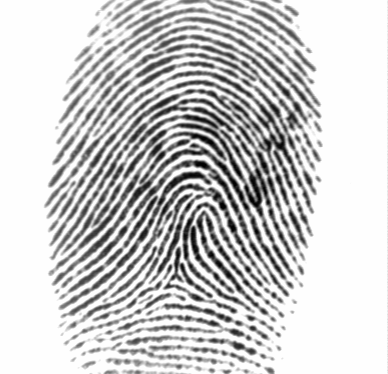
%> input picture previous_code/data/img/1_1.tif, 388 x 374 px
$ octave --eval "result = GetPoint(imread('data/img/1_1.tif'));"   (GNU Octave 9; MATLAB toolbox functions it lacks are replaced by stand-ins)
%> lines starting %> are read from the running program, lines starting %| are printed output that depends on the picture; in (x1, y1, x2, y2) boxes, pixels count from 0 and x2, y2 are one past the last pixel; in counts of white or black regions, pixels touching at a corner belong together; the program's own positions count from 1
### previous_code/Front.m
function [front_mask, front_binary] = Front(input_image)
    % 输入：double图像
    % 输出：front_mask以0为底（黑底，前景为1），front_binary以1为底（白底）

    [mask1, mask2] = FindFingerprint(input_image, 32, 8);
    I = im2double(input_image) .* 255 .* mask1;

    % 区域直方图均衡
    % mex CLocalHistEq.c
    % I = imresize(CLocalHistEq(I), size(I));

    I = uint8(mask2 .* 255 + I);

    % 高斯平滑
    % I = imgaussfilt(I, 0.5);

    binary_image = imbinarize(I, 0.7);

    front_mask = mask1;
    front_binary = ~binary_image;
end

function [output_image1, output_image2] = FindFingerprint(input_image, WINDOW_SIZE, STEP)

    source = im2double(input_image);            % 预处理
    [I_X, I_Y] = size(source);                  % 得到尺寸大小

    max_val = zeros(int16((I_X - WINDOW_SIZE) / STEP), int16((I_Y - WINDOW_SIZE) / STEP));
    max_row = zeros(int16((I_X - WINDOW_SIZE) / STEP), int16((I_Y - WINDOW_SIZE) / STEP));
    max_col = zeros(int16((I_X - WINDOW_SIZE) / STEP), int16((I_Y - WINDOW_SIZE) / STEP));

    for i = 1 : int16((I_X - WINDOW_SIZE) / STEP)
        for j = 1 : int16((I_Y - WINDOW_SIZE) / STEP)

            % 截取window
            beginx = 1 + (i - 1) * STEP;
            beginy = 1 + (j - 1) * STEP;
            window = source(beginx : beginx + WINDOW_SIZE, beginy : beginy + WINDOW_SIZE);

            % 处理频谱
            fft_window = fftshift(fft2(window));                % 频谱
            abs_fft_window = abs(fft_window);                   % 幅度谱
            [freqmap_x, freqmap_y] = size(abs_fft_window);      % 幅度谱尺寸
            freq_midx = int16(freqmap_x / 2);
            freq_midy = int16(freqmap_y / 2);
            abs_fft_window(freq_midx, freq_midy) = 0;           % 幅度谱直流分量置为0

            % 计算幅度、频率、角度
            [max_val(i, j), max_idx] = max(abs_fft_window(:));                    % 最大幅度值
            [max_row(i, j), max_col(i, j)] = ind2sub(size(abs_fft_window), max_idx);    % 最大幅度位置，代表了最大频率

        end
    end

    % % 方向图（法线向）
    % kx = (max_row - double(freq_midx));
    % ky = (max_col - double(freq_midy));
    % direction_map = atan2(ky, kx);

    % 频率图
    d = sqrt((max_row - 17) .^ 2 + (max_col - 17 ) .^ 2);
    frequency_map = 2 .* d;

    % 条件控制，前景mask
    condition1 = 30 < max_val;
    condition2 = 5 < frequency_map;

    partition_map = double(condition1 & condition2);
    output_image1 = imresize(partition_map, [I_X, I_Y], "nearest");
    output_image1 = imfill(output_image1);                              % 空的地方要补起来
    output_image2 = ones(I_X, I_Y) - output_image1;
end

### previous_code/bbpf.m
function output_image = bbpf(input_image, D0, W, n)
    % 输入：二值图像input_image, 中心频率D0，频带宽度W，滤波器阶次n
    % 输出：二值图
    [M, N] = size(input_image);
    P = max(2 * [M N]);             % Padding size.
    H = filter(D0, W, n, P);

    F = fftshift(fft2(input_image, P, P));
    G = F .* H;
    g = real(ifft2(ifftshift(G)));
    output_image = g(1:M, 1:N);
end

function H = filter(D0, W, n, M)
    % Create a Butterworth band pass filter
    [DX, DY] = meshgrid(1:M);
    D = sqrt((DX-M/2-1).^2+(DY-M/2-1).^2);
    H = 1./(1+((D.^2-D0^2)./(D*W+eps)).^(2*n));
end

### previous_code/Thinning.m
function X = Thinning(A)
% Thinning
% DIP, P671
% Jianjiang Feng
% 2016-11-24
% 输入以1为底, 输出以1为底
% 但我怀疑这个算法有bug

bShow = 1;
B = CreateSE3();

X = A;
n_iter = 0;
while 1
    % for each B
    bChange = 0;
    for k = 1:size(B,1)
        n_iter = n_iter+1;
        Y = bwhitmiss(X, B{k,1}, B{k,2});
        if ~isempty(find(Y,1))
            bChange = 1;
            X(Y==1) = 0;
            if bShow==1
                J = MagnifyAndGrid(X, 20);
                % figure(10), imshow(J);
                % imwrite(J,sprintf('temp\\Thinning_Iter%02d_B%d.bmp',n_iter,k));
                % pause(1)
            elseif bShow==2
                figure(10), imshow(X);
                pause(0.5)
            end
        end
    end
    if ~bChange
        X = ~X;
        break
    end
end


%-----------------------------
% [13 lines left out: function CreateSE1, not called in this run]

%-----------------------------
% [13 lines left out: function CreateSE2, not called in this run]

%-----------------------------
function B = CreateSE3()
B{1,1} = [0 0 0; 0 1 0; 1 1 1];
B{1,2} = [1 1 1; 0 0 0; 0 0 0];
for k = 2:4
    B{k,1} = rot90(B{k-1,1});
    B{k,2} = rot90(B{k-1,2});
end
B{5,1} = [0 0 0; 1 1 0; 0 1 0];
B{5,2} = [0 1 1; 0 0 1; 0 0 0];
for k = 6:8
    B{k,1} = rot90(B{k-1,1});
    B{k,2} = rot90(B{k-1,2});
end
B{9,1} = [0 1 0; 1 1 0; 0 1 0];
B{9,2} = [0 0 1; 0 0 1; 0 0 1];
for k = 10:12
    B{k,1} = rot90(B{k-1,1});
    B{k,2} = rot90(B{k-1,2});
end

%-----------------------------
% [14 lines left out: function MagnifyAndGrid, not called in this run]

### previous_code/GetPoint.m
function [output_list, len] = GetPoint(input_image)

    % 输入：double类型特征图
    % 输出：len x 4大小矩阵，(类型，行数，列数，方向)

    % --图像载入---------------------------------------
    A = input_image;
    A = im2double(A);
    A = imadjust(A);
    [X_A, Y_A] = size(A);
    figure(1), imshow(A);

    % --图像增强----------------------------------------
    % 先锐化一下
    h1 = fspecial('log', 5, 0.5);                   %大小为5，sigma=0.5的LOG算子
    A = A - imfilter(A, h1, 'corr', 'replicate');
    figure(2), imshow(A);

    % 将指纹前景分离出来
    [front_mask, front_binary] = Front(A);

    % 巴特沃斯滤波，针对指纹频率的带通
    front_binary = bbpf(front_binary, 90, 50, 1);
    front_binary = imbinarize(front_binary, 0.07);
    front_binary = ~(front_binary .* front_mask);

    % 开闭操作
    se = strel('square', 2);
    % front_binary = imerode(front_binary, se);
    front_binary = imopen(front_binary, se);

    figure(3), imshow(front_binary);

    % --检测预处理------------------------------------
    % 细化操作
    A_thinned = Thinning(~front_binary);
    figure(4), imshow(A_thinned);

    % imwrite(A_thinned, "12_thinned.png");
    % A_thinned = imread("12_thinned.png");

    % 修剪毛刺
    A_cut = A_thinned;
    for i = 1:3
        A_cut = Cut(A_cut);
    end
    figure(4), imshow(A_cut);

    % --细节点检测--------------------------------------
    % 细节点标注
    [A_end_map, A_cross_map] = Detect(A_cut);
    figure(5), imshow(A_cut);
    hold on;
    for i = 1 : X_A
        for j = 1 : Y_A
            if A_end_map(i, j) == 1
                rectangle('Position', [j - 1, i - 1, 3, 3], 'LineWidth', 1, 'EdgeColor', 'r');
            elseif A_cross_map(i, j) == 1
                rectangle('Position', [j - 1, i - 1, 3, 3], 'LineWidth', 1, 'EdgeColor', 'b');
            end
        end
    end

    % 细节点验证（去除边缘虚假细节点）
    [end_map, cross_map] = Verify(front_mask, A_end_map, A_cross_map);
    figure(6), imshow(A_cut);
    hold on;
    for i = 1 : X_A
        for j = 1 : Y_A
            if end_map(i, j) == 1
                rectangle('Position', [j - 1, i - 1, 3, 3], 'LineWidth', 1, 'EdgeColor', 'r');
            elseif cross_map(i, j) == 1
                rectangle('Position', [j - 1, i - 1, 3, 3], 'LineWidth', 1, 'EdgeColor', 'b');
            end
        end
    end

    % 画方向
    [end_direction, cross_direction] = Direction(end_map, cross_map, A_cut);
    for i = 1 : X_A
        for j = 1 : Y_A
            if end_map(i, j) == 1
                theta = end_direction(i, j);
                r = 10;
                x = int16(r * cos(theta));
                y = int16(r * sin(theta));
                line([j j + x], [i i - y], 'Color', 'red', 'LineWidth', 1);
            elseif cross_map(i, j) == 1
                theta = cross_direction(i, j);
                r = 10;
                x = int16(r * cos(theta));
                y = int16(r * sin(theta));
                line([j j + x], [i i - y], 'Color', 'blue', 'LineWidth', 1);
            end
        end
    end
    [output_list, len] = List(end_map, cross_map, end_direction, cross_direction);
end

% ----List函数，将细节点转成list输出---------------------------------------------------------------------
function [output_list, len] = List(end_map, cross_map, end_direction, cross_direction)

    [I_X, I_Y] = size(end_map);

    end_total = length(find(end_map == 1));
    cross_total = length(find(cross_map == 1));
    point_total = end_total + cross_total;
    output_list = zeros(point_total, 4);

    top = 1;
    for i = 1 : I_X
        for j = 1 : I_Y
            if end_map(i, j) == 1
                output_list(top, 1) = 0;    % end --> 0
                output_list(top, 2) = i;
                output_list(top, 3) = j;
                output_list(top, 4) = end_direction(i, j);
                top = top + 1;
            elseif cross_map(i, j) == 1
                output_list(top, 1) = 1;    % cross --> 1
                output_list(top, 2) = i;
                output_list(top, 3) = j;
                output_list(top, 4) = cross_direction(i, j);
                top = top + 1;
            end
        end
    end
    len = point_total;
end
%> in GetPoint, A is the input picture: size 374x388 uint8; min 1, max 254, mean 204.1
%> after the loop in FindFingerprint, `for i = 1 : int16((I_X - WINDOW_SIZE) / STEP)`:
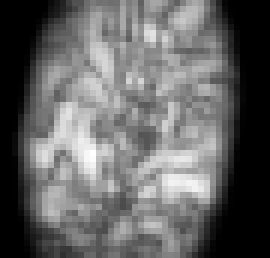
%> max_val: size 43x45 double (shown 6 times larger); min 4.21e-14, max 470.4, mean 186; drawn with min black and max white
%> in FindFingerprint, `condition1 = 30 < max_val;`:
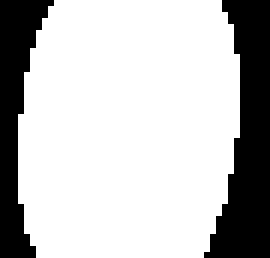
%> condition1: size 43x45 logical (shown 6 times larger); 75.3% white; 2 black regions, box (x1, y1, x2, y2) and area: (34, 0, 45, 43) 285, (0, 0, 9, 43) 192
%> in FindFingerprint, `condition2 = 5 < frequency_map;`: condition2: size 43x45 logical; 79.8% white; 9 black regions (7 under 20 px), largest, box (x1, y1, x2, y2) and area: (36, 0, 45, 43) 227, (0, 0, 8, 43) 156
%> in FindFingerprint, `partition_map = double(condition1 & condition2);`: partition_map: size 43x45 double; values 0 (black) and 1 (white), 74.9% white; 4 black regions (2 under 20 px), largest, box (x1, y1, x2, y2) and area: (34, 0, 45, 43) 290, (0, 0, 9, 43) 194
%> in FindFingerprint, `output_image1 = imresize(partition_map, [I_X, I_Y], "nearest");`: output_image1: size 374x388 double; values 0 (black) and 1 (white), 74.9% white; 4 black regions, box (x1, y1, x2, y2) and area: (293, 0, 388, 374) 21723, (0, 0, 78, 374) 14514, (198, 148, 207, 157) 81, (207, 191, 216, 200) 81
%> in FindFingerprint, `output_image1 = imfill(output_image1);`: output_image1: size 374x388 double; values 0 (black) and 1 (white), 75.1% white; 2 black regions, box (x1, y1, x2, y2) and area: (293, 0, 388, 374) 21651, (0, 0, 78, 374) 14514
%> in Front, `I = im2double(input_image) .* 255 .* mask1;`:
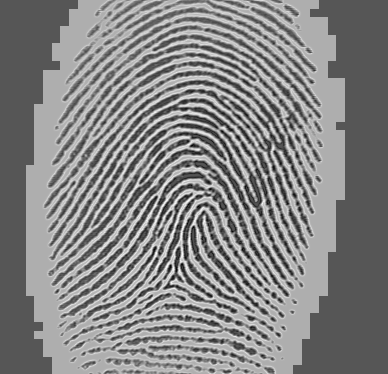
%> I: size 374x388 double; min -251.4, max 488.5, mean 135.6; drawn with min black and max white
%> in Front, `binary_image = imbinarize(I, 0.7);`:
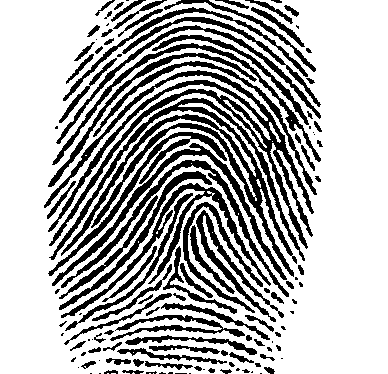
%> binary_image: size 374x388 logical; 70% white; 128 black regions (39 under 20 px), largest, box (x1, y1, x2, y2) and area: (49, 98, 305, 277) 5998, (44, 70, 314, 249) 5831, (61, 183, 271, 318) 2168
%> in bbpf, `g = real(ifft2(ifftshift(G)));`:
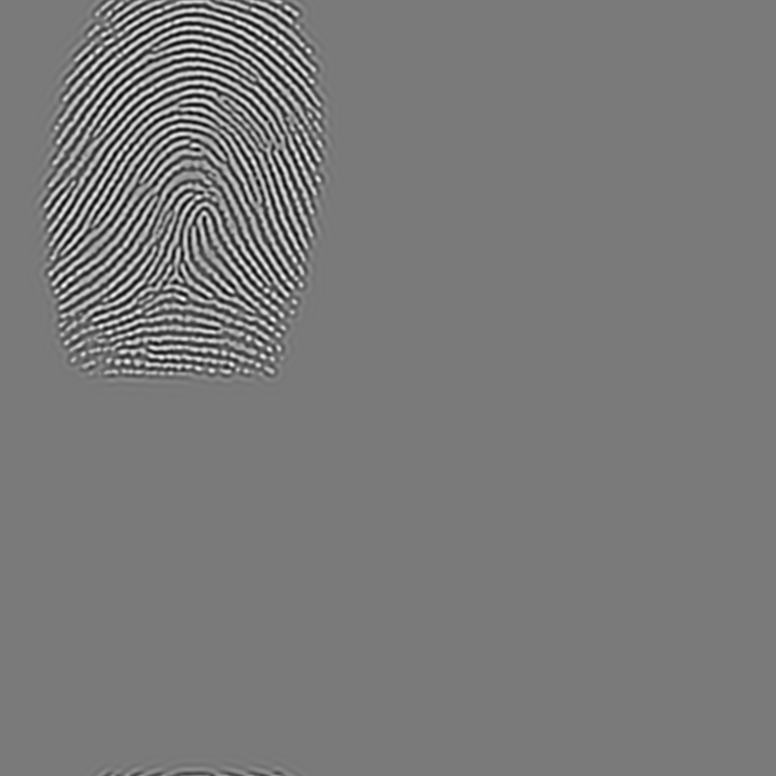
%> g: size 776x776 double; min -0.723, max 0.787, mean 7.08e-20; drawn with min black and max white
%> in bbpf, `output_image = g(1:M, 1:N);`:
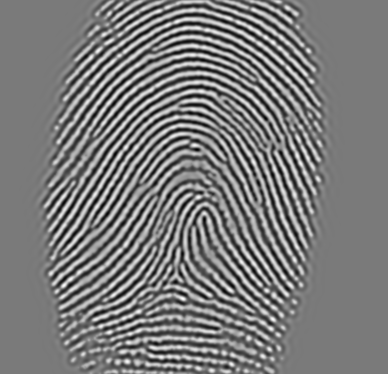
%> output_image: size 374x388 double; min -0.723, max 0.787, mean 0.000482; drawn with min black and max white
%> in GetPoint, `front_binary = imbinarize(front_binary, 0.07);`:
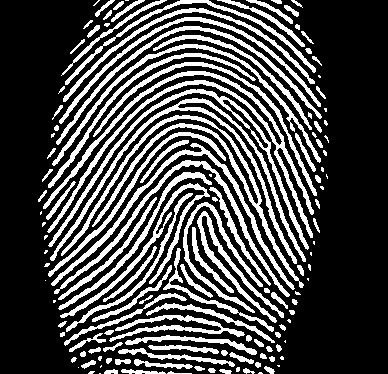
%> front_binary: size 374x388 logical; 28.5% white; 141 white regions (38 under 20 px), largest, box (x1, y1, x2, y2) and area: (43, 71, 314, 238) 3375, (61, 115, 304, 288) 2637, (50, 98, 306, 264) 2497
%> in GetPoint, `front_binary = imopen(front_binary, se);`: front_binary: size 374x388 logical; 71.4% white; 136 black regions (37 under 20 px), largest, box (x1, y1, x2, y2) and area: (43, 71, 314, 238) 3378, (61, 115, 304, 288) 2639, (50, 98, 306, 264) 2498
%> the run ends on the next line

$ run again, on previous_code/data/img/1_2.tif
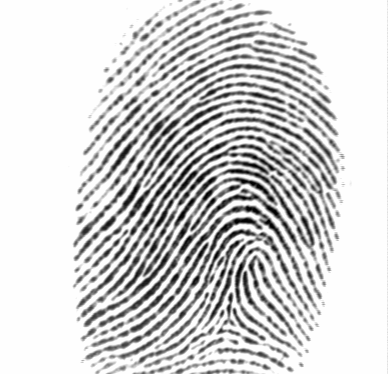
%> input picture previous_code/data/img/1_2.tif, 388 x 374 px
%> in GetPoint, A is the input picture: size 374x388 uint8; min 1, max 254, mean 210.3
%> in FindFingerprint, `condition1 = 30 < max_val;`:
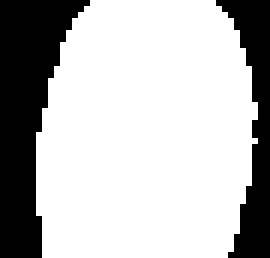
%> condition1: size 43x45 logical (shown 6 times larger); 72.7% white; 2 black regions, box (x1, y1, x2, y2) and area: (0, 0, 15, 43) 347, (36, 0, 45, 43) 181
%> condition2: size 43x45 logical; 77.2% white; 4 black regions (2 under 20 px), largest, box (x1, y1, x2, y2) and area: (0, 0, 13, 43) 308, (37, 0, 45, 43) 131
%> partition_map: size 43x45 double; values 0 (black) and 1 (white), 72.6% white; 2 black regions, box (x1, y1, x2, y2) and area: (0, 0, 15, 43) 347, (36, 0, 45, 43) 183
%> output_image1: size 374x388 double; values 0 (black) and 1 (white), 72.6% white; 2 black regions, box (x1, y1, x2, y2) and area: (0, 0, 129, 374) 26014, (310, 0, 388, 374) 13685
%> binary_image: size 374x388 logical; 74.2% white; 153 black regions (69 under 20 px), largest, box (x1, y1, x2, y2) and area: (81, 144, 334, 317) 2203, (76, 135, 336, 309) 1823, (109, 229, 310, 360) 1757
%> in GetPoint, `front_binary = imbinarize(front_binary, 0.07);`:
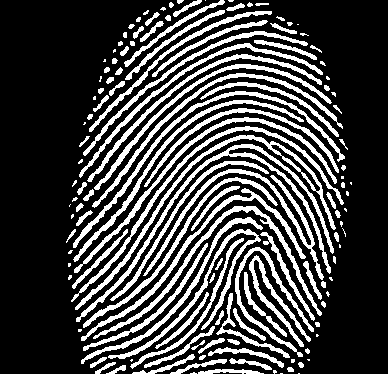
%> front_binary: size 374x388 logical; 26.4% white; 142 white regions (41 under 20 px), largest, box (x1, y1, x2, y2) and area: (76, 144, 334, 322) 2171, (75, 135, 336, 310) 1712, (71, 126, 344, 302) 1486
%> X: size 374x388 logical; 26.4% white; 136 white regions (40 under 20 px), largest, box (x1, y1, x2, y2) and area: (76, 144, 334, 322) 2173, (75, 135, 336, 310) 1715, (143, 169, 326, 288) 1496

$ run again, on previous_code/data/img/2_2.tif
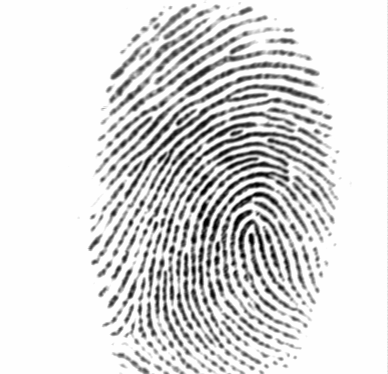
%> input picture previous_code/data/img/2_2.tif, 388 x 374 px
%> in GetPoint, A is the input picture: size 374x388 uint8; min 1, max 254, mean 218.7
%> condition1: size 43x45 logical; 66.3% white; 2 black regions, box (x1, y1, x2, y2) and area: (0, 0, 16, 43) 430, (35, 0, 45, 43) 222
%> condition2: size 43x45 logical; 70.7% white; 11 black regions (9 under 20 px), largest, box (x1, y1, x2, y2) and area: (0, 0, 12, 43) 370, (37, 0, 45, 43) 165
%> partition_map: size 43x45 double; values 0 (black) and 1 (white), 64.5% white; 6 black regions (4 under 20 px), largest, box (x1, y1, x2, y2) and area: (0, 0, 16, 43) 442, (35, 0, 45, 43) 227
%> output_image2: size 374x388 double; values 0 (black) and 1 (white), 34.5% white; 2 white regions, box (x1, y1, x2, y2) and area: (0, 0, 138, 374) 33125, (302, 0, 388, 374) 16958
%> binary_image: size 374x388 logical; 78.5% white; 202 black regions (65 under 20 px), largest, box (x1, y1, x2, y2) and area: (124, 84, 325, 201) 1356, (113, 98, 308, 257) 1287, (198, 171, 305, 346) 1195
%> in GetPoint, `front_binary = imbinarize(front_binary, 0.07);`:
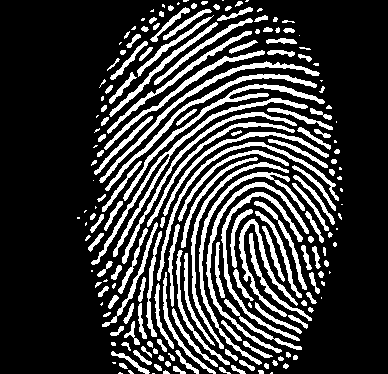
%> front_binary: size 374x388 logical; 22.6% white; 198 white regions (49 under 20 px), largest, box (x1, y1, x2, y2) and area: (91, 98, 308, 265) 1579, (123, 84, 325, 201) 1242, (199, 172, 305, 365) 1240
%> X: size 374x388 logical; 22.7% white; 192 white regions (50 under 20 px), largest, box (x1, y1, x2, y2) and area: (91, 98, 308, 265) 1579, (123, 84, 325, 201) 1243, (199, 172, 305, 365) 1241
